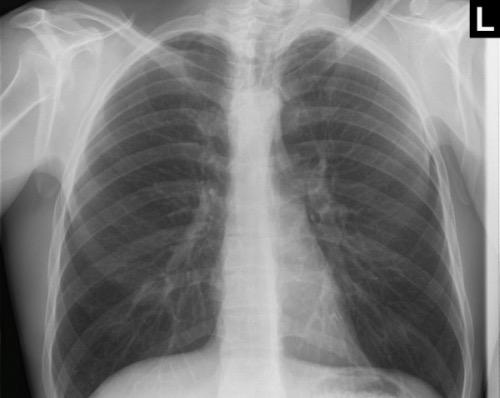
%> input picture A.png, 500 x 398 px
$ octave 'LUNGX-RAYPROCESSORCODE .m'   (GNU Octave 9; MATLAB toolbox functions it lacks are replaced by stand-ins)
%> lines starting %> are read from the running program, lines starting %| are printed output that depends on the picture; in (x1, y1, x2, y2) boxes, pixels count from 0 and x2, y2 are one past the last pixel; in counts of white or black regions, pixels touching at a corner belong together; the program's own positions count from 1
%%
[F,P]=uigetfile('%.png');
%> the answer given: A.png
ENGR122=fullfile(P,F);
	c=cell(1,1);
    figure
for i=1:4
    c=imread(ENGR122);
%> c is the input picture: size 398x500x3 uint8; mean R, G, B 124.1, 124.1, 124.1


    subplot(1,1,1);
imagesc(c);
colormap gray
end

imagesc(c)
c1=mat2gray(c);
bc=c1>.5;
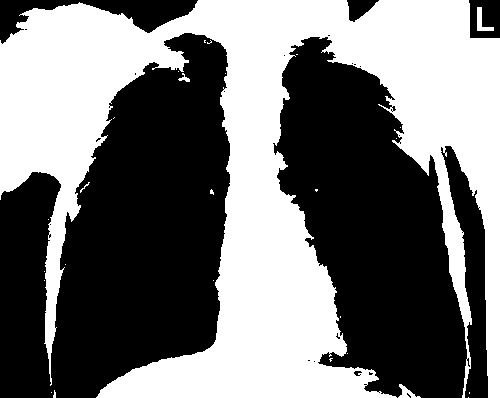
%> bc: size 398x500x3 logical; 46.2% white; 27 white regions (22 under 20 px), largest, box (x1, y1, x2, y2) and area: (0, 0, 500, 398) 91452, (477, 7, 494, 31) 168, (398, 384, 421, 398) 132, (178, 73, 190, 82) 46, (80, 182, 90, 193) 22
imagesc(bc)
nnz(bc)
%> ans = 275703
colormap gray

if (300001<ans)&&(ans<=600000);
fprintf('Diagnosis is: Adenocarcinoma')
end
if (600001<ans)&&(ans<=670000);
fprintf('Diagnosis is: Bronchitis')
end
if (671000<ans)&&(ans<=1700000);
fprintf('Diagnosis is: Lobar Pneumonia')
end
if ans<=300000;
fprintf('Diagnosis is: Normal Lung')
end

%%
[F,P]=uigetfile('%.png');
%> the answer given: B.png
ENGR122=fullfile(P,F);
	c=cell(1,1);
    figure
for i=1:4
    c=imread(ENGR122);
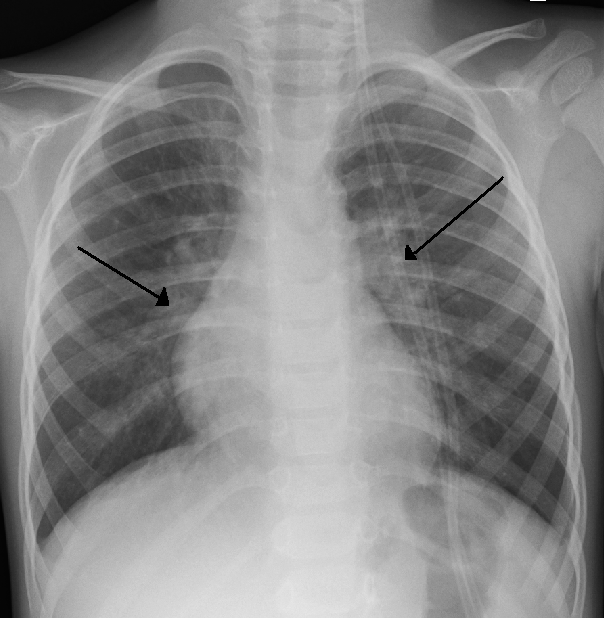
%> input picture B.png, 604 x 618 px
%> c is the input picture: size 618x604x3 uint8; min 0, max 254, mean 134.4


    subplot(1,1,1);
imagesc(c);
colormap gray
end

imagesc(c)
c1=mat2gray(c);
%> c1: size 618x604x3 double
bc=c1>.5;
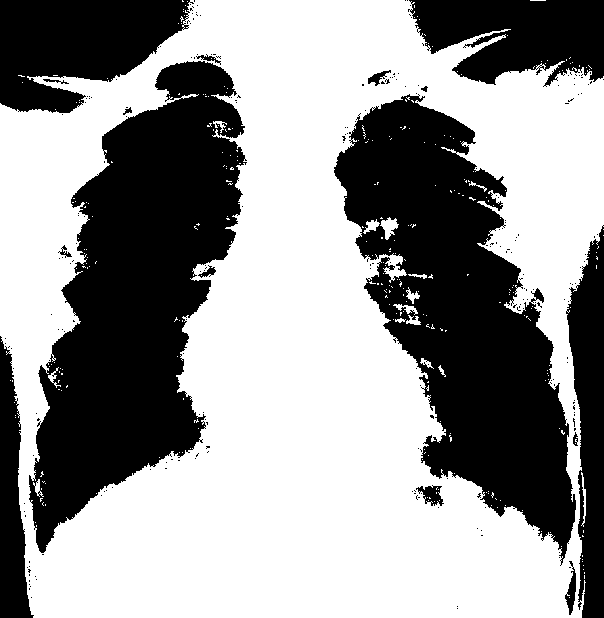
%> bc: size 618x604x3 logical; 58.7% white; 243 black regions (227 under 20 px), largest, box (x1, y1, x2, y2) and area: (29, 61, 247, 553) 56575, (334, 94, 576, 566) 53545, (0, 0, 194, 113) 14929
imagesc(bc)
nnz(bc)
%> ans = 657498
colormap gray


if (300001<ans)&&(ans<=600000);
fprintf('Diagnosis is: Adenocarcinoma')
end
if (600001<ans)&&(ans<=670000);
fprintf('Diagnosis is: Bronchitis')
end
if (671000<ans)&&(ans<=1700000);
fprintf('Diagnosis is: Lobar Pneumonia')
end
if ans<=300000;
fprintf('Diagnosis is: Normal Lung')
end
%%
[F,P]=uigetfile('%.png');
%> the answer given: B.png
ENGR122=fullfile(P,F);
	c=cell(1,1);
    figure
for i=1:4
    c=imread(ENGR122);


    subplot(1,1,1);
imagesc(c);
colormap gray
end

imagesc(c)
c1=mat2gray(c);
bc=c1>.5;
imagesc(bc)
nnz(bc)
%> ans = 657498
colormap gray


if (300001<ans)&&(ans<=600000);
fprintf('Diagnosis is: Adenocarcinoma')
end
if (600001<ans)&&(ans<=670000);
fprintf('Diagnosis is: Bronchitis')
end
if (671000<ans)&&(ans<=1700000);
fprintf('Diagnosis is: Lobar Pneumonia')
end
if ans<=300000;
fprintf('Diagnosis is: Normal Lung')
end

%%
[F,P]=uigetfile('%.png');
%> the answer given: B.png
ENGR122=fullfile(P,F);
	c=cell(1,1);
    figure
for i=1:4
    c=imread(ENGR122);


    subplot(1,1,1);
imagesc(c);
colormap gray
end


imagesc(c)
c1=mat2gray(c);
bc=c1>.5;
imagesc(bc)
nnz(bc)
%> ans = 657498
colormap gray


if (300001<ans)&&(ans<=600000);
fprintf('Diagnosis is: Adenocarcinoma')
end
if (600001<ans)&&(ans<=670000);
fprintf('Diagnosis is: Bronchitis')
end
if (671000<ans)&&(ans<=1700000);
fprintf('Diagnosis is: Lobar Pneumonia')
end
if ans<=300000;
fprintf('Diagnosis is: Normal Lung')
end
